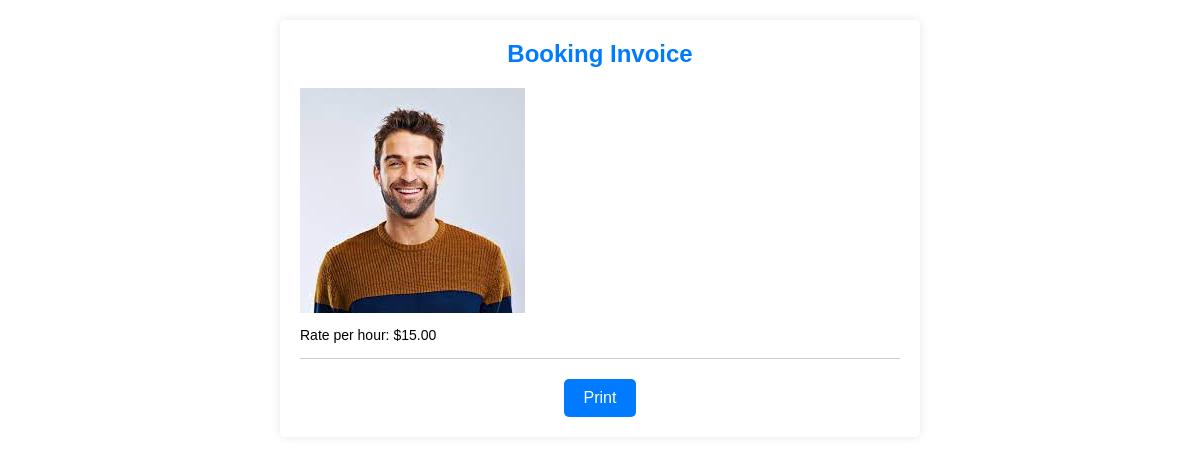
/babysitter/1 (signed in), run on the app's committed database.
### app/models.py (models this page shows, shortened)
class Babysitter(models.Model):
    model = models.CharField(max_length=100)
    price_per_hour = models.DecimalField(max_digits=6, decimal_places=2)
    image = models.ImageField(upload_to='babysitter_images')
    created_by = models.ForeignKey(User, on_delete=models.CASCADE)
    is_booked = models.BooleanField(default=False)
    objects = BabysitterManager()

### app/views.py (the view)
# urls.py: path('babysitter/<int:pk>', booking_invoice, name='booking_invoice'),
@login_required(login_url="login")
def booking_invoice(request, pk):
    babysitter = get_object_or_404(Babysitter, pk=pk)
    if not babysitter.is_booked:
        babysitter.is_booked = True
        babysitter.save()
    context = {
        'babysitter': babysitter,
    }
    return render(request, 'app/invoice.html', context)

### app/templates/app/invoice.html (shortened to what this page needs)
<!DOCTYPE html>
<html>
<head>
</head>
<body>
  <div class="container">
    <h1 style="color: #007bff;">Booking Invoice</h1>
    <div class="product-details">
      <img src="{{ babysitter.image.url }}" alt="{{ babysitter.model }}">
      <p>Rate per hour: ${{ babysitter.price_per_hour }}</p>
    </div>
    <div class="button-container">
      <button id="print-button" class="print-button">Print</button>
    </div>
  </div>
</body>
</html>

### app/templates/app/invoice.html (style rules this page uses)
body { font-family: Arial, sans-serif; background-image: url('https://img.freepik.com/premium-vector/babysitter-nanny-services-care-baby-needs-play-with-children-flat-illustration_2175-8229.jpg?w=2000'); background-repeat: no-repeat; background-size: cover; padding: 20px; margin: 0; }
.container { max-width: 600px; margin: 0 auto; background-color: #fff; padding: 20px; border-radius: 5px; box-shadow: 0 0 10px rgba(0, 0, 0, 0.1); }
h1 { margin: 0; font-size: 24px; font-weight: bold; text-align: center; margin-bottom: 20px; color: #007bff; }
p { margin: 5px 0; }
.product-details { border-bottom: 1px solid #ccc; padding-bottom: 10px; margin-bottom: 20px; }
.product-details img { max-width: 100%; height: auto; }
.product-details p { font-size: 14px; }
.button-container { text-align: center; }
.print-button { background-color: #007bff; color: #fff; border: none; padding: 10px 20px; font-size: 16px; border-radius: 5px; cursor: pointer; }

### data on the page
Babysitter: image (picture), price_per_hour "15.00"
